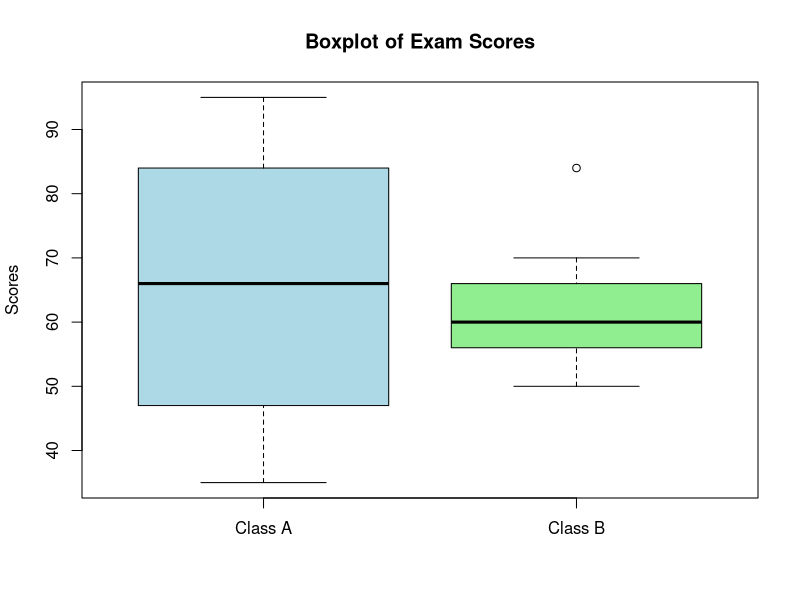

Write the R code that produced this figure.
class_A <- c(76, 35, 47, 64, 95, 66, 89, 36, 84)
class_B <- c(51, 56, 84, 60, 59, 70, 63, 66, 50)
# (i) Find mean, median, and range for each class
mean_A <- mean(class_A)
median_A <- median(class_A)
range_A <- max(class_A) - min(class_A)
mean_B <- mean(class_B)
median_B <- median(class_B)
range_B <- max(class_B) - min(class_B)

cat("Class A - Mean:", mean_A, "  Median:", median_A, "  Range:", range_A, "\n")
cat("Class B - Mean:", mean_B, "  Median:", median_B, "  Range:", range_B, "\n")

# (ii) Plot the boxplot
boxplot(class_A, class_B, names = c("Class A", "Class B"), 
      col = c("lightblue", "lightgreen"), main = "Boxplot of Exam Scores", ylab = "Scores")

# Inferences
if (mean_A > mean_B) {
  cat("Class A has a higher mean.\n")
} else if (mean_A < mean_B) {
  cat("Class B has a higher mean.\n")
} else {
  cat("Both classes have the same mean.\n")
}

if (median_A > median_B) {
  cat("Class A has a higher median.\n")
} else if (median_A < median_B) {
  cat("Class B has a higher median.\n")
} else {
  cat("Both classes have the same median.\n")
}

if (range_A > range_B) {
  cat("Class A has a larger range.\n")
} else if (range_A < range_B) {
  cat("Class B has a larger range.\n")
} else {
  cat("Both classes have the same range.\n")
}
